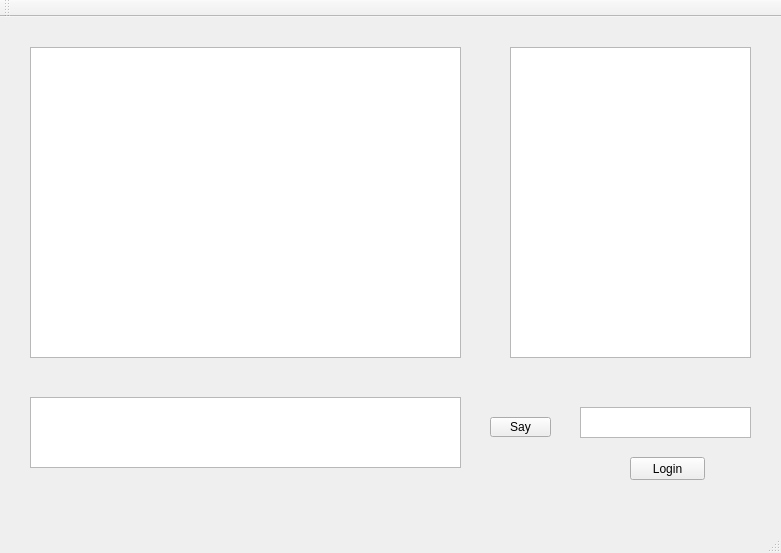
<?xml version="1.0" encoding="UTF-8"?>
<ui version="4.0">
 <class>MainWindow</class>
 <widget class="QMainWindow" name="MainWindow">
  <property name="geometry">
   <rect>
    <x>0</x>
    <y>0</y>
    <width>781</width>
    <height>553</height>
   </rect>
  </property>
  <property name="windowTitle">
   <string>MainWindow</string>
  </property>
  <widget class="QWidget" name="centralWidget">
   <widget class="QTextEdit" name="textEdit">
    <property name="geometry">
     <rect>
      <x>30</x>
      <y>30</y>
      <width>431</width>
      <height>311</height>
     </rect>
    </property>
   </widget>
   <widget class="QTextEdit" name="sayText">
    <property name="geometry">
     <rect>
      <x>30</x>
      <y>380</y>
      <width>431</width>
      <height>71</height>
     </rect>
    </property>
   </widget>
   <widget class="QPushButton" name="sayButton">
    <property name="geometry">
     <rect>
      <x>490</x>
      <y>400</y>
      <width>61</width>
      <height>20</height>
     </rect>
    </property>
    <property name="text">
     <string>Say</string>
    </property>
   </widget>
   <widget class="QTextEdit" name="username">
    <property name="geometry">
     <rect>
      <x>580</x>
      <y>390</y>
      <width>171</width>
      <height>31</height>
     </rect>
    </property>
   </widget>
   <widget class="QListWidget" name="listWidget">
    <property name="geometry">
     <rect>
      <x>510</x>
      <y>30</y>
      <width>241</width>
      <height>311</height>
     </rect>
    </property>
   </widget>
   <widget class="QPushButton" name="login">
    <property name="geometry">
     <rect>
      <x>630</x>
      <y>440</y>
      <width>75</width>
      <height>23</height>
     </rect>
    </property>
    <property name="text">
     <string>Login</string>
    </property>
   </widget>
  </widget>
  <widget class="QMenuBar" name="menuBar">
   <property name="geometry">
    <rect>
     <x>0</x>
     <y>0</y>
     <width>781</width>
     <height>21</height>
    </rect>
   </property>
  </widget>
  <widget class="QToolBar" name="mainToolBar">
   <attribute name="toolBarArea">
    <enum>TopToolBarArea</enum>
   </attribute>
   <attribute name="toolBarBreak">
    <bool>false</bool>
   </attribute>
  </widget>
  <widget class="QStatusBar" name="statusBar"/>
 </widget>
 <layoutdefault spacing="6" margin="11"/>
 <resources/>
 <connections/>
</ui>
